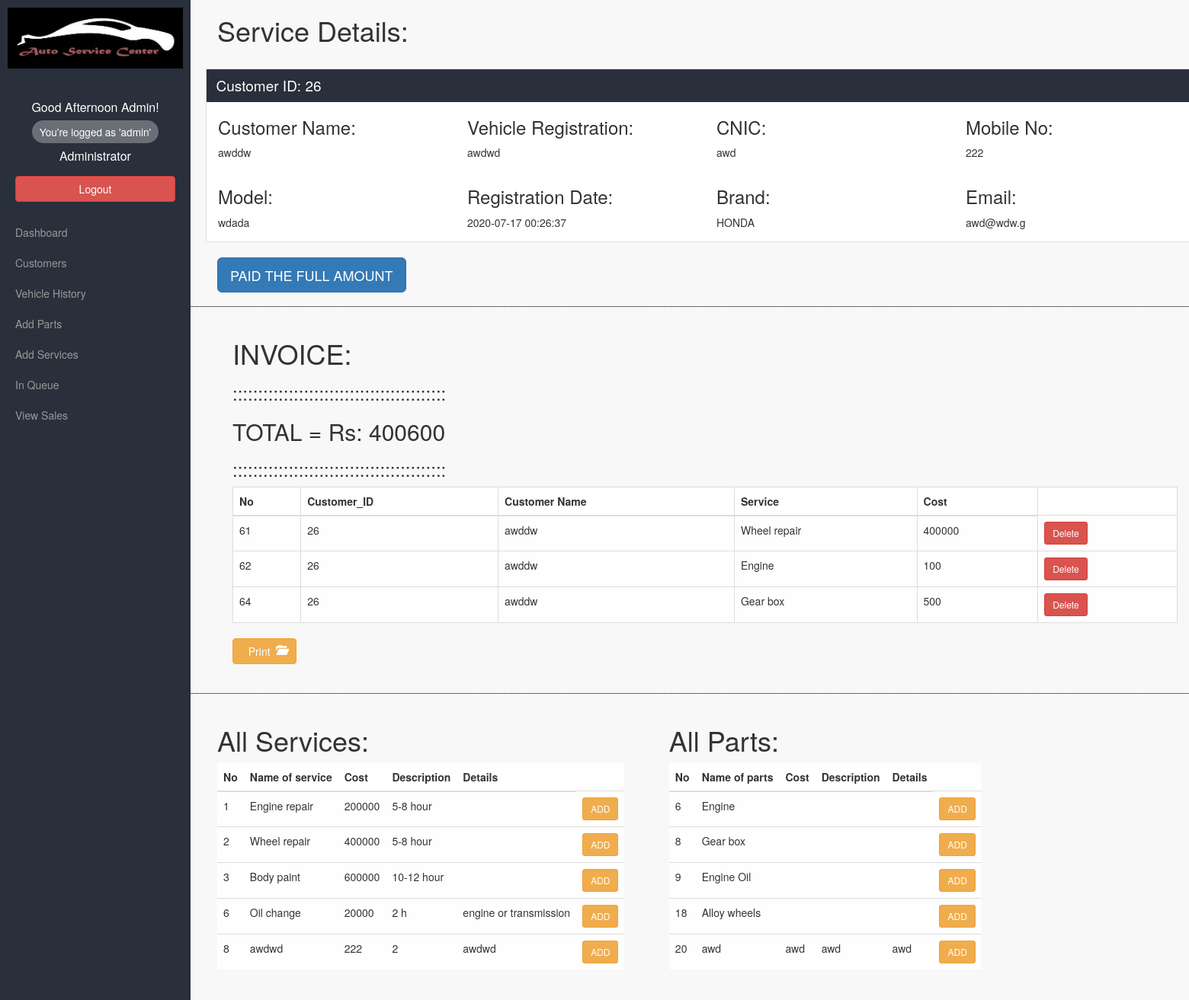
/auto/action.php?single=26 (signed in), run on the app's committed database.
### tables this page shows
CREATE TABLE IF NOT EXISTS `customer` (
  `customer_id` int(5) NOT NULL AUTO_INCREMENT,
  `vehicle_reg` varchar(20) NOT NULL,
  `brand` varchar(50) NOT NULL,
  `model` varchar(50) DEFAULT NULL,
  `cname` varchar(100) NOT NULL,
  `dob` date NOT NULL,
  `cnic` varchar(15) NOT NULL,
  `email` varchar(64) NOT NULL,
  `mobileno` int(15) NOT NULL,
  `remark` varchar(200) DEFAULT NULL,
  `registration_date` datetime NOT NULL,
  PRIMARY KEY (`customer_id`)
);

CREATE TABLE IF NOT EXISTS `cart` (
  `id` int(20) NOT NULL AUTO_INCREMENT,
  `customer_id` int(20) NOT NULL,
  `customer_name` varchar(100) DEFAULT NULL,
  `service_id` int(11) NOT NULL,
  `service` varchar(100) NOT NULL,
  `cost` int(20) NOT NULL,
  PRIMARY KEY (`id`)
);

CREATE TABLE IF NOT EXISTS `services` (
  `service_id` int(11) NOT NULL AUTO_INCREMENT,
  `title` varchar(64) NOT NULL,
  `price` int(8) NOT NULL,
  `estimated_time` varchar(64) NOT NULL,
  `description` text NOT NULL,
  PRIMARY KEY (`service_id`)
);

CREATE TABLE IF NOT EXISTS `parts` (
  `part_id` int(11) NOT NULL AUTO_INCREMENT,
  `title` varchar(100) NOT NULL,
  `model` varchar(100) NOT NULL,
  `manufacturer` varchar(200) NOT NULL,
  `country` varchar(150) NOT NULL,
  `price` int(100) NOT NULL,
  `details` varchar(100) NOT NULL,
  `description` varchar(100) NOT NULL,
  PRIMARY KEY (`part_id`)
);

### auto/action.php (the view, shortened to what this page needs)
		<?php require 'header.php'; ?>
        <?php require 'sidebar.php'; ?>
		<?php
			$id=$_GET['single'];
			$sql1 = "SELECT * FROM customer WHERE customer_id = '$id'";
				$sq = mysqli_fetch_assoc(mysqli_query($con,$sql1));
		?>
		<div class="col-md-12" style="margin-left:20px">
                <h1>Service Details:</h1>
                <br>
                <div class="row statsboxes">
                    <div class="stats_title clearfix"><span class="pull-left">Customer ID: <?php echo $id; ?></span></div>
						<div class="col-md-3 statsbox">
                            <h3>Customer Name:</h3>
                            <div class="stats_content">
                                <?php echo $sq['cname']; ?>
                            </div>
                        </div>
					   <div class="col-md-3 statsbox">
                            <h3>Vehicle Registration:</h3>
                            <div class="stats_content">
                                <?php echo $sq['vehicle_reg']; ?>
                            </div>
                        </div>
                        <div class="col-md-3 statsbox">
                            <h3>CNIC:</h3>
                            <div class="stats_content">
                                 <?php echo $sq['cnic']; ?>
                            </div>
                        </div>
                        <div class="col-md-3 statsbox">
                            <h3>Mobile No:</h3>
                            <div class="stats_content">
                                <?php echo $sq['mobileno']; ?>
                            </div>
                        </div>
                        <div class="col-md-3 statsbox">
                            <h3>Model:</h3>
                            <div class="stats_content">
                                <?php echo $sq['model']; ?>a
                            </div>
                        </div>
                        <div class="col-md-3 statsbox">
                            <h3>Registration Date:</h3>
                            <div class="stats_content">
                                <?php echo $sq['registration_date']; ?>
                            </div>
                        </div>
                        <div class="col-md-3 statsbox">
                            <h3>Brand:</h3>
                            <div class="stats_content">
                                <?php echo $sq['brand']; ?>
                            </div>
                        </div>
                        <div class="col-md-3 statsbox">
                            <h3>Email:</h3>
                            <div class="stats_content">
                                <?php echo $sq['email']; ?>
                            </div>
                        </div>
                 </div>
                 <br>
					<?php
					echo "<a href=\"addtocart.php?pay=true&pid=$id\" class=\"btn btn-primary btn-lg\">PAID THE FULL AMOUNT</a>";
					?>
		</div>
	<?php
	echo "<br>";
	echo _________________________________________________________________________;
	echo _________________________________________________________________________;
	echo _________________________________________________________________________;
	?>
        <div id="page-content-wrapper" style="margin-left:20px">
            <div class="container-fluid">
                <div class="row">
                    <div class="col-md-12">
                   <?php
									$id=$_GET['single'];
									$sql1= "SELECT * FROM cart WHERE customer_id=$id";
									$arr1=mysqli_query($con,$sql1);
									$arrr = mysqli_fetch_all($arr1);
                                  $no=count($arrr);
                                  if($no==0) : ?>
                                  <h3>New Invoice</h1>
                                <?php else: ?>
								<div id="reciept">
                                  <h1>INVOICE:</h1>
                                  <table class="table table-bordered">
                                   <thead>
                                  <tr>
                                    <th>No</th>
                                    <th>Customer_ID</th>
                                    <th>Customer Name</th>
                                    <th>Service</th>
									<th>Cost</th>
                                  </tr>
                                </thead>
                                <tbody>
                                <?php
                                $i=0;
                                while($i<$no)
                                {
                                  echo "<tr>
                                        <td>{$arrr[$i][0]}</td>
                                        <td>{$arrr[$i][1]}</td>
                                        <td>{$arrr[$i][2]}</td>
										<td>{$arrr[$i][4]}</td>
										<td>{$arrr[$i][5]}</td>
                                        <td>
                                        <a href=\"addtocart.php?delete=true&pid=$id&opid={$arrr[$i][3]}&ccid={$arrr[$i][0]}\" class=\"btn btn-danger btn-sm\">Delete</a>
                                        </td>
                                        </tr>";
                                  $i++;
                                }
								$j=0; $k=0;
								while($j<$no)
                                {
										$k=$k+$arrr[$j][5];
									$j++;
								}
								echo "<h3>::::::::::::::::::::::::::::::::::::::::::</h3>";
								echo "<h2>TOTAL = Rs: ".$k." </h2>";
								echo "<h3>::::::::::::::::::::::::::::::::::::::::::</h3>";
                                ?>
                                </tbody>
                                </table></div>
                                <button type="button" class="btn btn-warning" onclick="PrintElem('reciept');"><span class="glyphicon glyphicon-folder-open pull-right"></span>&nbsp;&nbsp;Print&nbsp;&nbsp;</button>
                              </div>
							</div>
                <?php endif; ?>
                </div>
            </div>
<?php 	echo ____________________________________________________________________________;
		echo ____________________________________________________________________________;
		echo ____________________________________________________________________________;
?>
   <table> <tr> <td>
<div id="page-content-wrapper">
            <div class="container-fluid">
                <div class="row">
					<div class="col-md-12">
<?php
		echo "<div > <table> <tr> <td>";
									$sql1= "SELECT * FROM services";
									$arr1=mysqli_query($con,$sql1);
									$arr = mysqli_fetch_all($arr1);
                                  $no=count($arr);
                                  if($no==0){
                                  echo 'No Service Found';
								  }
							   else{
                                 echo "<h1>All Services:</h1>
                                  <table class=table table-bordered>
                                   <thead>
                                  <tr>
                                    <th>No</th>
                                    <th>Name of service</th>
                                    <th>Cost</th>
                                    <th>Description</th>
                                    <th>Details</th>
                                  </tr>
                                </thead>
                                <tbody> ";
                                $i=0;
                                while($i<$no)
                                {
                                  echo "<tr>
                                        <td>{$arr[$i][0]}</td>
                                        <td>{$arr[$i][1]}</td>
                                        <td>{$arr[$i][2]}</td>
                                        <td>{$arr[$i][3]}</td>
										<td>{$arr[$i][4]}</td>
                                        <td>
                                        <a href=\"addtocart.php?hello=true&pid=$id&opid={$arr[$i][0]}\" class=\"btn btn-warning btn-sm\">ADD</a>
                                        </td>
                                        </tr>";
                                  $i++;
							   }
							   echo "</tbody>
                                </table>";
							   }
?></td>
<td>  &nbsp;&nbsp;&nbsp;&nbsp;&nbsp;&nbsp;&nbsp;&nbsp;&nbsp;&nbsp;&nbsp;&nbsp;&nbsp;&nbsp;&nbsp;
</td>
<td>
<?php
									$sql1= "SELECT * FROM parts";
									$arr1=mysqli_query($con,$sql1);
									$arr = mysqli_fetch_all($arr1);
                                  $no=count($arr);
                                  if($no==0){
                                  echo 'No Parts Found';
								  }
							   else{
                                 echo "<h1>All Parts:</h1>
                                  <table class=table table-bordered>
                                   <thead>
                                  <tr>
                                    <th>No</th>
                                    <th>Name of parts</th>
                                    <th>Cost</th>
                                    <th>Description</th>
                                    <th>Details</th>
                                  </tr>
                                </thead>
                                <tbody> ";
                                $i=0;
                                while($i<$no)
                                {
                                  echo "<tr>
                                        <td>{$arr[$i][0]}</td>
                                        <td>{$arr[$i][1]}</td>
                                        <td>{$arr[$i][2]}</td>
                                        <td>{$arr[$i][3]}</td>
										<td>{$arr[$i][4]}</td>
                                        <td>
                                        <a href=\"addtocart.php?parts_add=true&pid=$id&opid={$arr[$i][0]}\" class=\"btn btn-warning btn-sm\">ADD</a>
                                        </td>
                                        </tr>";
                                  $i++;
							   }
							   echo "</tbody>
                                </table>";
							   }
				echo "</div> </td></tr></table>  ";
?></td></tr></table>
</div></div></div></div>
<?php require_once 'footer.php'; ?>

### auto/css/main.css (style rules this page uses)
body { background-color: #f8f8f8; }
.statsboxes { position: relative; background-color: #fff; border: 1px solid rgba(0,0,0,.125); border-radius: .25rem; }
.stats_title { font-size: 19px; padding: .75rem 1.25rem; margin-bottom: 0; background-color: #292f3b; border-bottom: 1px solid rgba(0,0,0,.125); color: #FFF }
.statsboxes .statsbox { padding-bottom: 15px; }
.table { background: #fefefe; }
.table thead { background: #FFF; }
.table tbody tr { transition: background-color 0.5s ease; }

### auto/css/simple-sidebar.css (style rules this page uses)
body { overflow-x: hidden; }
#page-content-wrapper { width: 100%; position: absolute; padding: 15px; }
#wrapper.toggled #page-content-wrapper { position: absolute; margin-right: -250px; }
@media (min-width:768px) { #page-content-wrapper { padding: 20px; position: relative; } }
@media (min-width:768px) { #wrapper.toggled #page-content-wrapper { position: relative; margin-right: 0; } }

### data on the page
customer: cname "awddw", vehicle_reg "awdwd", cnic "awd", mobileno "222", model "wdad", registration_date "2020-07-17 00:26:37", brand "HONDA", email "awd@wdw.g"
cart: id "61", customer "26", customer_name "awddw", service "Wheel repair", cost "400000"
cart: id "62", customer "26", customer_name "awddw", service "Engine", cost "100"
cart: id "64", customer "26", customer_name "awddw", service "Gear box", cost "500"
services: service_id "1", title "Engine repair", price "200000", estimated_time "5-8 hour"
services: service_id "2", title "Wheel repair", price "400000", estimated_time "5-8 hour"
services: service_id "3", title "Body paint", price "600000", estimated_time "10-12 hour"
services: service_id "6", title "Oil change", price "20000", estimated_time "2 h", description "engine or transmission"
services: service_id "8", title "awdwd", price "222", estimated_time "2", description "awdwd"
parts: part_id "6", title "Engine"
parts: part_id "8", title "Gear box"
parts: part_id "9", title "Engine Oil"
parts: part_id "18", title "Alloy wheels"
parts: part_id "20", title "awd", model "awd", manufacturer "awd", country "awd"

### other printed values
$greeting "Good Afternoon"
$user['fname'] "Admin"
$user['username'] "admin"
$user['typename'] "Administrator"
$id "26"
$k "400600"
